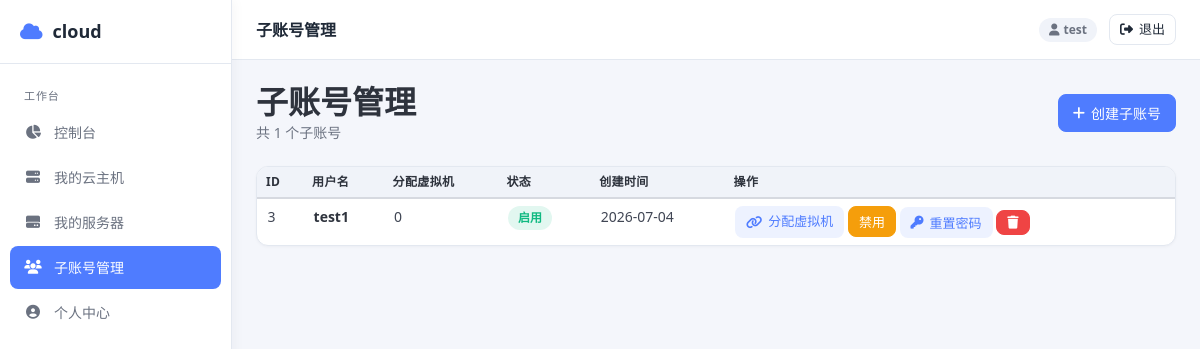
Screenshot of /subusers (signed in) with the database file from the repository.
### app/models.py (models this page shows)
class User(Base):
    __tablename__ = "users"
    id: Mapped[int] = mapped_column(Integer, primary_key=True, autoincrement=True)
    username: Mapped[str] = mapped_column(String(64), unique=True, nullable=False, index=True)
    password_hash: Mapped[str] = mapped_column(String(256), nullable=False)
    role: Mapped[UserRole] = mapped_column(SAEnum(UserRole), default=UserRole.USER)
    is_active: Mapped[bool] = mapped_column(Boolean, default=True)
    parent_id: Mapped[int] = mapped_column(Integer, ForeignKey("users.id"), nullable=True)
    created_at: Mapped[datetime] = mapped_column(DateTime, default=_utcnow)
    updated_at: Mapped[datetime] = mapped_column(DateTime, default=_utcnow, onupdate=_utcnow)
    vms = relationship("VM", back_populates="owner")
    servers = relationship("Server", back_populates="owner")
    parent = relationship("User", remote_side="User.id", back_populates="subusers")
    subusers = relationship("User", back_populates="parent")
    vm_assignments = relationship("VMAssignment", back_populates="subuser", cascade="all, delete-orphan")

### app/routers/user_router.py (the view)
@router.get("/subusers", response_class=HTMLResponse)
async def subuser_list(request: Request, db: AsyncSession = Depends(get_db)):
    user = await get_current_user(request, db)
    if user.role != UserRole.USER:
        raise HTTPException(status_code=403, detail="无权访问")
    subusers = (await db.execute(
        select(User).where(User.parent_id == user.id, User.role == UserRole.SUBUSER)
        .options(selectinload(User.vm_assignments).selectinload(VMAssignment.vm))
        .order_by(User.id)
    )).scalars().all()
    return templates.TemplateResponse("user/subusers.html", {
        "request": request, "user": user, "subusers": subusers})

### app/templates/user/subusers.html (shortened to what this page needs)
{% extends "base.html" %}
{% block page_title %}子账号管理{% endblock %}
{% block content %}
<div class="level">
    <div><h1 class="title">子账号管理</h1><p class="subtitle">共 {{ subusers|length }} 个子账号</p></div>
    <button class="btn btn-primary" onclick="openModal('createModal')"><i class="fas fa-plus"></i> 创建子账号</button>
</div>
<div class="card" style="padding:0;overflow:hidden">
    <div class="tbl-wrap"><table>
        <thead><tr><th>ID</th><th>用户名</th><th>分配虚拟机</th><th>状态</th><th>创建时间</th><th>操作</th></tr></thead>
        <tbody>
        {% for s in subusers %}
        <tr>
            <td>{{ s.id }}</td>
            <td><strong>{{ s.username }}</strong></td>
            <td>{{ s.vm_assignments|length }}</td>
            <td>{% if s.is_active %}<span class="tag tag-ok">启用</span>{% else %}<span class="tag tag-off">禁用</span>{% endif %}</td>
            <td>{{ s.created_at.strftime('%Y-%m-%d') }}</td>
            <td>
                <a href="/subusers/{{ s.id }}/assign" class="btn btn-info btn-sm"><i class="fas fa-link"></i> 分配虚拟机</a>
                <form method="post" action="/subusers/{{ s.id }}/toggle" style="display:inline"><button class="btn btn-sm {{ 'btn-warn' if s.is_active else 'btn-ok' }}">{{ '禁用' if s.is_active else '启用' }}</button></form>
                <button class="btn btn-info btn-sm" onclick="resetPwd({{ s.id }})"><i class="fas fa-key"></i> 重置密码</button>
                <form method="post" action="/subusers/{{ s.id }}/delete" style="display:inline" onsubmit="return confirm('确认删除子账号 {{ s.username }}?')"><button class="btn btn-danger btn-sm"><i class="fas fa-trash"></i></button></form>
            </td>
        </tr>
        {% else %}
        <tr><td colspan="6"><div class="empty"><i class="fas fa-users"></i> 暂无子账号，点击上方按钮创建</div></td></tr>
        {% endfor %}
        </tbody>
    </table></div>
</div>
{% endblock %}

### app/templates/base.html (shortened to what this page needs)
<!DOCTYPE html>
<html lang="zh-CN">
<head>
    <link rel="stylesheet" href="https://cdn.jsdelivr.net/npm/bulma@1.0.2/css/bulma.min.css">
    <link rel="stylesheet" href="https://cdnjs.cloudflare.com/ajax/libs/font-awesome/6.7.2/css/all.min.css">
</head>
<body>
{% if user %}
<div class="layout">
    <aside class="sidebar" id="sidebar">
        <div class="brand"><i class="fas fa-cloud"></i> cloud</div>
        <nav class="nav">
            <div class="nav-section">工作台</div>
            <a href="/dashboard" class="{{ 'active' if request.url.path == '/dashboard' else '' }}"><i class="fas fa-chart-pie"></i> 控制台</a>
            <a href="/vms" class="{{ 'active' if request.url.path.startswith('/vms') else '' }}"><i class="fas fa-server"></i> {% if user.role.value == 'subuser' %}我的虚拟机{% else %}我的云主机{% endif %}</a>
            {% if user.role.value == 'user' %}
            <a href="/servers" class="{{ 'active' if request.url.path.startswith('/servers') else '' }}"><i class="fas fa-hdd"></i> 我的服务器</a>
            <a href="/subusers" class="{{ 'active' if request.url.path.startswith('/subusers') else '' }}"><i class="fas fa-users"></i> 子账号管理</a>
            {% endif %}
            <a href="/profile" class="{{ 'active' if request.url.path == '/profile' else '' }}"><i class="fas fa-user-circle"></i> 个人中心</a>
        </nav>
    </aside>
    <div class="main">
        <header class="topbar">
            <div style="display:flex;align-items:center;gap:12px">
                <span class="page-title">{% block page_title %}{% endblock %}</span>
            </div>
            <div class="user-area">
                <span class="tag {{ 'tag-info' if user.role == 'admin' else ('tag-warn' if user.role.value == 'subuser' else 'tag-light') }}"><i class="fas fa-user"></i> {{ user.username }}</span>
                <a class="btn btn-sm" href="/logout"><i class="fas fa-sign-out-alt"></i> 退出</a>
            </div>
        </header>
        <main class="content">
            {% block content %}{% endblock %}
        </main>
    </div>
</div>
{% else %}
{% block guest %}{% endblock %}
{% endif %}
</body>
</html>

### app/templates/base.html (style rules this page uses)
:root { --bg:#f4f6fb; --panel:#ffffff; --panel-2:#f0f3f9; --border:#e3e8f0; --text:#1f2937; --muted:#6b7280; --primary:#4f7cff; --primary-d:#3a63d6; --ok:#10b981; --warn:#f59e0b; --danger:#ef4444; }
* { box-sizing:border-box }
body { background:var(--bg);color:var(--text);font-family:"Microsoft YaHei","PingFang SC",system-ui,-apple-system,sans-serif;margin:0 }
a { color:var(--primary);text-decoration:none }
.layout { display:flex;min-height:100vh }
.sidebar { width:232px;background:#ffffff;border-right:1px solid var(--border);position:fixed;top:0;bottom:0;left:0;display:flex;flex-direction:column;z-index:30;box-shadow:2px 0 12px rgba(15,23,42,.04) }
.sidebar .brand { padding:18px 20px;font-weight:700;font-size:18px;border-bottom:1px solid var(--border);display:flex;align-items:center;gap:10px;color:#1f2937 }
.sidebar .brand i { color:var(--primary) }
.nav { padding:10px;flex:1;overflow-y:auto }
.nav a { display:flex;align-items:center;gap:12px;padding:11px 14px;border-radius:8px;color:var(--muted);margin-bottom:2px;font-size:14px;transition:.15s }
.nav a.active { background:var(--primary);color:#fff }
.nav a i { width:18px;text-align:center }
.nav .nav-section { font-size:11px;color:var(--muted);letter-spacing:.08em;padding:14px 14px 6px }
.main { margin-left:232px;flex:1;display:flex;flex-direction:column;min-width:0 }
.topbar { height:60px;background:#ffffff;border-bottom:1px solid var(--border);display:flex;align-items:center;justify-content:space-between;padding:0 24px;position:sticky;top:0;z-index:20 }
.topbar .page-title { font-weight:600;font-size:16px;color:#1f2937 }
.topbar .user-area { display:flex;align-items:center;gap:12px }
.content { padding:24px;flex:1;max-width:1280px;width:100% }
.card { background:#ffffff;border:1px solid var(--border);border-radius:12px;padding:20px;margin-bottom:20px;box-shadow:0 1px 3px rgba(15,23,42,.04) }
.tbl-wrap { overflow-x:auto }
table { width:100%;border-collapse:collapse }
th,td { padding:12px 14px;text-align:left;border-bottom:1px solid var(--border);font-size:14px;white-space:nowrap }
th { color:var(--muted);font-weight:600;font-size:12px;letter-spacing:.03em;background:var(--panel-2) }
.btn { display:inline-flex;align-items:center;gap:6px;padding:8px 14px;border-radius:8px;border:1px solid var(--border);background:#ffffff;color:var(--text);cursor:pointer;font-size:14px;text-decoration:none;transition:.15s;font-family:inherit }
.btn-primary { background:var(--primary);border-color:var(--primary);color:#fff }
.btn-warn { background:var(--warn);border-color:var(--warn);color:#fff }
.btn-danger { background:var(--danger);border-color:var(--danger);color:#fff }
.btn-info { background:rgba(79,124,255,.1);border-color:transparent;color:var(--primary) }
.btn-sm { padding:5px 10px;font-size:13px }
.tag { display:inline-flex;align-items:center;gap:4px;padding:3px 10px;border-radius:999px;font-size:12px;font-weight:600;white-space:nowrap }
.tag-ok { background:rgba(16,185,129,.12);color:var(--ok) }
.tag-light { background:var(--panel-2);color:var(--muted) }
.level { display:flex;align-items:center;justify-content:space-between;flex-wrap:wrap;gap:12px;margin-bottom:20px }
.title { font-size:20px;font-weight:700;margin:0;color:#1f2937 }
.subtitle { font-size:14px;color:var(--muted);margin:4px 0 0 }

### rows the page displays
User: username "test"
User: id "3", username "test1", vm_assignments|length "0", shows "启用", created_at "2026-07-04", is_active "禁用"

### other values shown
{{ subusers|length }} "1"
